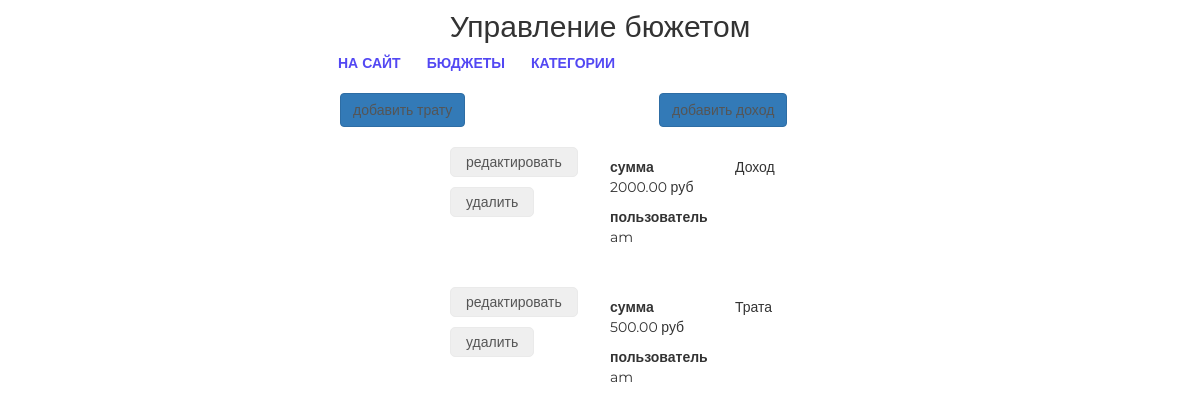
The app's page /set/budget/5/source/items/3/ (signed in) with its own data.
### mainapp/models.py (models this page shows, shortened)
class ExpenseIncome(models.Model):
    source = models.ForeignKey(Source, on_delete=models.CASCADE)
    user = models.ForeignKey(User, on_delete=models.CASCADE)
    expense = models.BooleanField(default=True)
    description = models.TextField('описание', blank=True)
    add_date = models.DateTimeField('время', auto_now_add=True)
    date_event = models.DateField(
        'время события', blank=True, null=True, default=None)
    category = models.ForeignKey(
        Category, on_delete=models.CASCADE, blank=True, null=True)
    amount = models.DecimalField(
        'сумма траты', max_digits=12, decimal_places=2, default=0)

### authapp/models.py (models this page shows)
class User(AbstractUser):
    age = models.PositiveIntegerField('возраст', blank=True, null=True)
    registration_start_time = models.DateTimeField(
        auto_now_add=True, null=True)
    friends = models.ManyToManyField('User', blank=True)
    basic_budget = models.ForeignKey(
        'mainapp.Budget', on_delete=models.CASCADE, blank=True, null=True)

### setbudgetapp/views.py (the view)
class ExpenseIncomeList(UserIsAuthMixin, PageTitleMixin, ListView):
    model = ExpenseIncome
    page_title = 'управление/бюджет/источник/детали'
    def get_queryset(self):
        return ExpenseIncome.objects.filter(source=self.request.resolver_match.kwargs['pk'])
    def get_context_data(self, **kwargs):
        context = super(ExpenseIncomeList, self).get_context_data(**kwargs)
        context['budget_pk'] = self.request.resolver_match.kwargs['budget_pk']
        context['source_pk'] = self.request.resolver_match.kwargs['pk']
        return context

### setbudgetapp/views.py (called while the page is built)
    @method_decorator(user_passes_test(lambda user: user.is_authenticated))
    def dispatch(self, request, *args, **kwargs):
        return super().dispatch(request, *args, **kwargs)

    def get_context_data(self, **kwargs):
        context = super().get_context_data(**kwargs)
        context[self.page_title_key] = self.page_title
        return context

### setbudgetapp/templates/mainapp/expenseincome_list.html (shortened to what this page needs)
{% extends 'setbudgetapp/base.html' %}
{% load static %}
{% block container %}
    <div class="users_list">
        <a href="{% url 'set:expense_create' budget_pk source_pk %}" class="btn btn-primary new_user">
            добавить трату
        </a>
        <a href="{% url 'set:income_create' budget_pk source_pk %}" class="btn btn-primary new_user">
            добавить доход
        </a>
        {% for obgect in object_list %}
            <div class="product_record">
                <div class="product_actions">
                    <button>
                        <a href={% url 'set:item_update' pk=obgect.pk budget_pk=budget_pk %}>редактировать</a>
                    </button>
                    <button>
                        <a href={% url 'set:item_delete' pk=obgect.pk budget_pk=budget_pk %}>удалить</a>
                    </button>
                </div>
                <div class="summary">
                    <b>сумма</b>
                    <p>{{ obgect.amount }} руб</p>
                    <b>пользователь</b>
                    <p>{{ obgect.user }}</p>
                </div>
                <div class="product_desc">
                    {% if obgect.expense %}
                        Трата
                    {% else %}
                        Доход
                    {% endif %}
                </div>
            </div>
        {% endfor %}
    </div>
{% endblock %}

### static/css/style.css (style rules this page uses)
* { margin: 0; padding: 0; }
body { font-family: 'Montserrat', sans-serif; }
html, body { height: 100%; }
.product_record { height: 125px; margin: 15px auto; position: relative; }
.product_record .product_actions { display: block; float: left; margin-top: 0px; margin-left: 25px; width: 135px; }
.product_record .product_desc { display: block; float: left; margin-top: 15px; margin-left: 25px; width: 350px; }
.product_record .summary { display: block; float: left; margin-top: 15px; margin-left: 25px; width: 100px; }
.users_list { margin-left: 150px; }
.users_list a { color: #555; text-decoration: none; }
.users_list .new_user { margin-left: 190px; }
.users_list button { border: 1px solid #eaeaea; border-radius: 5px; height: 30px; margin: 5px auto; padding: 0 15px; }

### records on screen
ExpenseIncome: amount "2000.00", user "am", expense "Доход"
ExpenseIncome: amount "500.00", user "am", expense "Трата"
